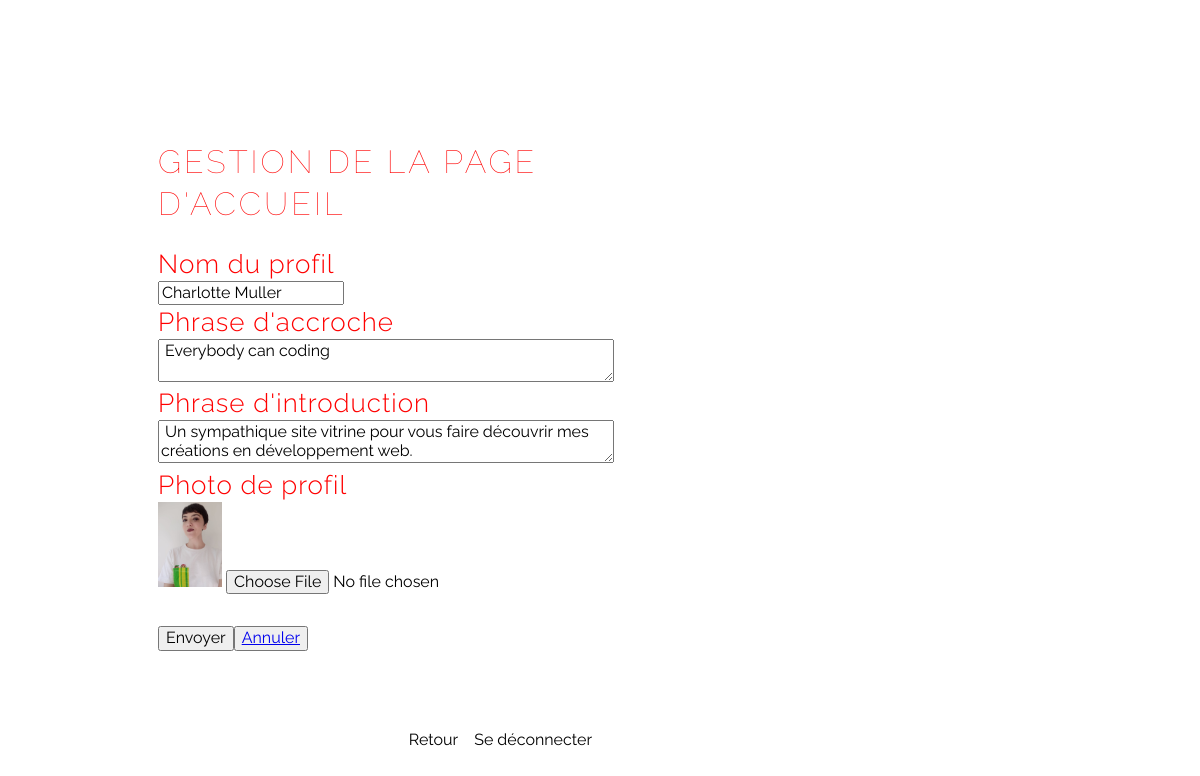
Page /admin/accueil/form_accueil_admin.php (signed in) on the committed database.
### tables this page shows
CREATE TABLE `accueil` (
  `id_accueil` int(11) NOT NULL,
  `nomprofil` varchar(500) NOT NULL,
  `claim` varchar(500) NOT NULL,
  `intro` text NOT NULL,
  `iduu` text NOT NULL
);

### config.php (called while the page is built, shortened)
<?php
$_dossier_template = "template/site2020/";
$_url_base = "http://localhost/coursphp/monbook/";

### admin/accueil/form_accueil_admin.php (the view, shortened to what this page needs)
<?php
include "../../config.php";
include "../include/head_admin.php";
global $bdd;
    $query = $bdd -> query("SELECT * from accueil");
    $val = $query ->  fetchAll(PDO::FETCH_ASSOC);
?>
<h1>Gestion de la page d'accueil</h1>
<form enctype="multipart/form-data" action="form_accueil_admin_resp.php" method="post">
    <ul>
        <li>
            <h2>Nom du profil</h2>
            <input type="text" name="nomprofil" value="<?php echo trim($val[0]["nomprofil"])?>">
        </li>
        <li>
            <h2>Phrase d'accroche</h2>
            <textarea name="claim" style="width:100%"> <?php echo trim($val[0]["claim"])?> </textarea>
        <li>
            <h2>Phrase d'introduction</h2>
            <textarea name="intro" style="width:100%"> <?php echo trim($val[0]["intro"])?> </textarea>
        </li>
        <li>
            <h2>Photo de profil</h2>
            <img src="<?php echo $_url_base . $_dossier_template?>/img/photo_profil.jpg" alt="" style="width:4rem">
            <input name="photo_profil" type="file" accept="image/jpeg" />
        </li>
    </ul>
    <div class="flex" style="padding-top: 2rem">
        <input type="submit" value="Envoyer" />
        <button><a href="<?php echo $_url_base ?>admin/accueil_admin.php">Annuler</a></button>
    </div>
</form>
<?php include "../include/footer_admin.php" ?>

### admin/css/style_admin.css (style rules this page uses)
html { width: 100%; height: 100%; perspective: 900; overflow-y: scroll; color: black; }
.flex { display: flex; }
body { min-height: 0; display: inline-block; position: relative; left: 8rem; margin: 90px 0; max-width: 450px; padding: 30px; background: url("../../template/site2020/img/philip-brown-EinKdyLyK98-unsplash.jpg") no-repeat center center fixed; -webkit-background-size: cover; -moz-background-size: cover; -o-background-size: cover; background-size: cover; font-family: Raleway; }
h1, h2 { color: red; }
h1 { text-transform: uppercase; font-size: 2rem; line-height: 42px; letter-spacing: 3px; font-weight: 100; }
h2 { font-size: 26px; line-height: 34px; font-weight: 300; letter-spacing: 1px; display: block; margin: 0; }
ul { list-style: none; perspective: 900; padding: 0; margin: 0; }
ul li { position: relative padding: 0 margin: 0 padding-bottom: 4px padding-top: 18px border-top: 1px dotted $grey }

### rows in the picture
accueil: nomprofil "Charlotte Muller", claim "Everybody can coding", intro "Un sympathique site vitrine pour vous faire découvrir mes créations en développement web."
